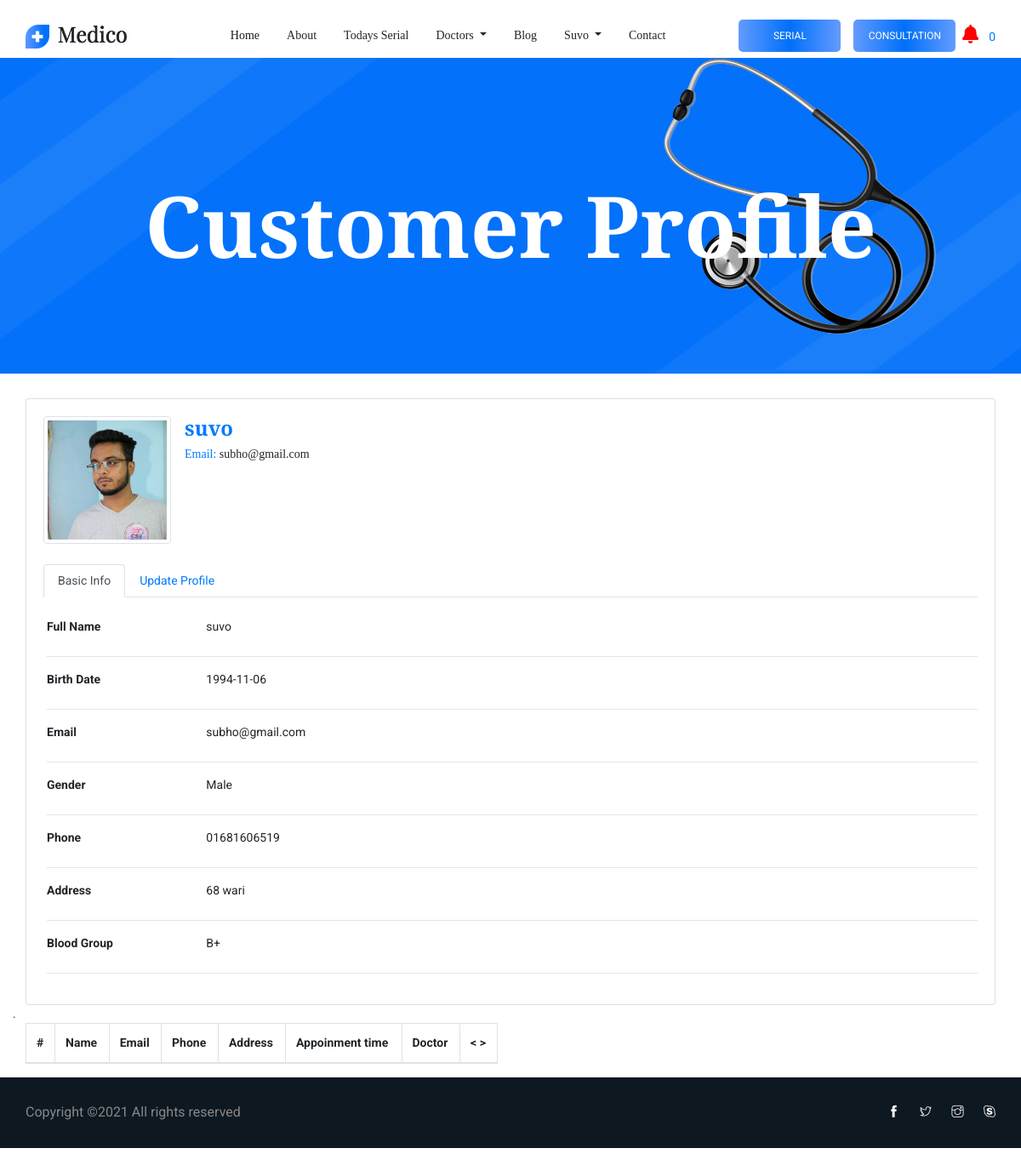
/profile.php (signed in), run on the app's committed database.
### tables this page shows
CREATE TABLE `customer_table` (
  `customer_id` int(11) NOT NULL,
  `customer_name` varchar(300) NOT NULL,
  `customer_email` varchar(300) NOT NULL,
  `customer_password` varchar(300) NOT NULL,
  `customer_phone` varchar(200) NOT NULL,
  `image` varchar(266) NOT NULL,
  `customer_address` varchar(500) NOT NULL,
  `customer_gender` varchar(100) NOT NULL,
  `customer_birth` varchar(200) NOT NULL,
  `customer_blood` varchar(300) NOT NULL,
  `block` tinyint(4) NOT NULL
);

### library/db.php (called while the page is built, shortened)
<?php
class DBconnection{
	public function connectDataBase(){
		$this->con = new mysqli('localhost', 'root', '','doctor_db');
	}
}
?>

### library/Selectclass.php (called while the page is built, shortened)
<?php
include_once 'db.php';
class Selectclass extends DBconnection{
	public function selects($query){
		$result = $this->con->query($query) or die($this->con->error.__LINE__);
		if($result){
			return $result;
		} else {
			return false;
		}
	}
	public function selectallId($var,$varid,$id){
		$query = "SELECT * FROM $var WHERE $varid = $id ";
		$result = self::selects($query);
		return $result;
	}
}
 ?>

### profile.php (the view, shortened to what this page needs)
<?php include_once 'header.php'; ?>
    <section class="breadcrumb_part breadcrumb_bg">
        <div class="container">
            <div class="row">
                <div class="col-lg-12">
                    <div class="breadcrumb_iner">
                        <div class="breadcrumb_iner_item">
                            <h2>Customer profile</h2>
                        </div>
                    </div>
                </div>
            </div>
        </div>
    </section>
<div class="container">
        <div class="row">
            <div class="col-12">
                <div class="card">
                    <div class="card-body">
                        <div class="card-title mb-4">
                            <div class="d-flex justify-content-start">
                              <?php
                                       $viewdoctor = $sc->selectallId('customer_table','customer_id',$customer_id);
                        while ($row = $viewdoctor->fetch_assoc()) {
                               ?>
                                <div class="image-container">
                                </div>
                                <div class="userData ml-3">
                                    <h2 class="d-block" style="font-size: 1.5rem; font-weight: bold"><a href="#"><?php echo $row['customer_name'];?></a></h2>
                                    <h6 class="d-block"><a href="#">Email:</a> <?php echo $row['customer_email'];?></h6>
                                </div>
                                    <?php } ?>
                            </div>
                        </div>
                        <div class="row">
                            <div class="col-12">
                                <ul class="nav nav-tabs mb-4" id="myTab" role="tablist">
                                    <li class="nav-item">
                                        <a class="nav-link active" id="basicInfo-tab" data-toggle="tab" href="#basicInfo" role="tab" aria-controls="basicInfo" aria-selected="true">Basic Info</a>
                                    </li>
                                    <li class="nav-item">
                                        <a class="nav-link" id="connectedServices-tab" data-toggle="tab" href="#connectedServices" role="tab" aria-controls="connectedServices" aria-selected="false">Update Profile</a>
                                    </li>
                                </ul>
                                <div class="tab-content ml-1" id="myTabContent">
                                    <div class="tab-pane fade show active" id="basicInfo" role="tabpanel" aria-labelledby="basicInfo-tab">
                                                      <?php
                    $viewdoctor = $sc->selectallId('customer_table','customer_id',$customer_id);
                    if ($viewdoctor) {
                        while ($row = $viewdoctor->fetch_assoc()) {
                ?>
                                        <div class="row">
                                            <div class="col-sm-3 col-md-2 col-5">
                                                <label style="font-weight:bold;">Full Name</label>
                                            </div>
                                            <div class="col-md-8 col-6">
                                                <?php echo $row['customer_name'];?>
                                            </div>
                                        </div>
                                        <hr />
                                        <div class="row">
                                            <div class="col-sm-3 col-md-2 col-5">
                                                <label style="font-weight:bold;">Birth Date</label>
                                            </div>
                                            <div class="col-md-8 col-6">
                                                <?php echo $row['customer_birth'];?>
                                            </div>
                                        </div>
                                        <hr />
                                        <div class="row">
                                            <div class="col-sm-3 col-md-2 col-5">
                                                <label style="font-weight:bold;">Email</label>
                                            </div>
                                            <div class="col-md-8 col-6">
                                                <?php echo $row['customer_email'];?>
                                            </div>
                                        </div>
                                        <hr />
                                        <div class="row">
                                            <div class="col-sm-3 col-md-2 col-5">
                                                <label style="font-weight:bold;">Gender</label>
                                            </div>
                                            <div class="col-md-8 col-6">
                                                <?php echo $row['customer_gender'];?>
                                            </div>
                                        </div>
                                        <hr />
                                        <div class="row">
                                            <div class="col-sm-3 col-md-2 col-5">
                                                <label style="font-weight:bold;">Phone</label>
                                            </div>
                                            <div class="col-md-8 col-6">
                                                <?php echo $row['customer_phone'];?>
                                            </div>
                                        </div>
                                        <hr />
                                        <div class="row">
                                            <div class="col-sm-3 col-md-2 col-5">
                                                <label style="font-weight:bold;">Address</label>
                                            </div>
                                            <div class="col-md-8 col-6">
                                                <?php echo $row['customer_address'];?>
                                            </div>
                                        </div>
                                        <hr />
                                        <div class="row">
                                            <div class="col-sm-3 col-md-2 col-5">
                                                <label style="font-weight:bold;">Blood Group</label>
                                            </div>
                                            <div class="col-md-8 col-6">
                                                <?php echo $row['customer_blood'];?>
                                            </div>
                                        </div>
                                        <hr />
                                    </div>
                                <?php
                                 $viewdoctor = $sc->selectallId('customer_table','customer_id',$customer_id);
                                 ?>
                                </div>
                            </div>
                        </div>
                    </div>
                </div>
            </div>
        </div>
    </div>
        <div class="container">
             <div class="row">.
                <div class="col-lg-6">
                </div>
            <?php } } ?>
                 <div class="col-md-6">
                      <table class="table table-bordered" id="dataTable" width="100%" cellspacing="0">
                                        <thead>
                                            <tr>
                                                <th>#</th>
                                                <th>Name</th>
                                                <th>Email</th>
                                                <th>Phone</th>
                                                <th>Address</th>
                                                <th>Appoinment time</th>
                                                <th>Doctor</th>
                                                <th> < > </th>
                                            </tr>
                                        </thead>
                                    </table>
                 </div>
        </div>
        </div>
     <?php include_once 'footer.php'; ?>

### profile.php (style rules this page uses)
body { padding-top: 68px; padding-bottom: 50px; }
.image-container { position: relative; }

### data on the page
customer_table: customer_name "suvo", customer_email "subho@gmail.com", customer_birth "1994-11-06", customer_gender "Male", customer_phone "01681606519", customer_address "68 wari", customer_blood "B+"

### other printed values
Session::get('customer_name') "Suvo"
